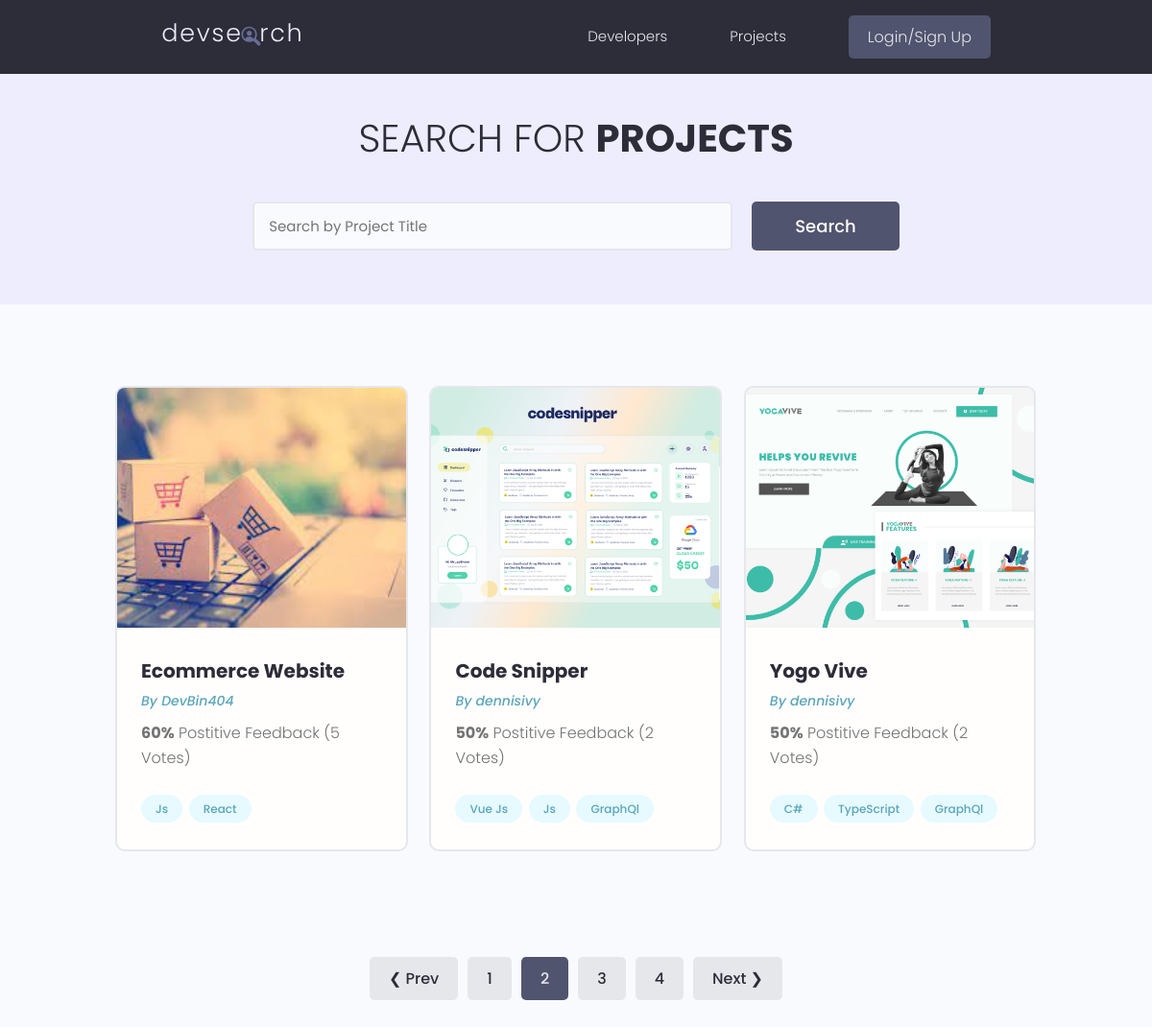
Page /projects/?page=2 on the earlier database version.
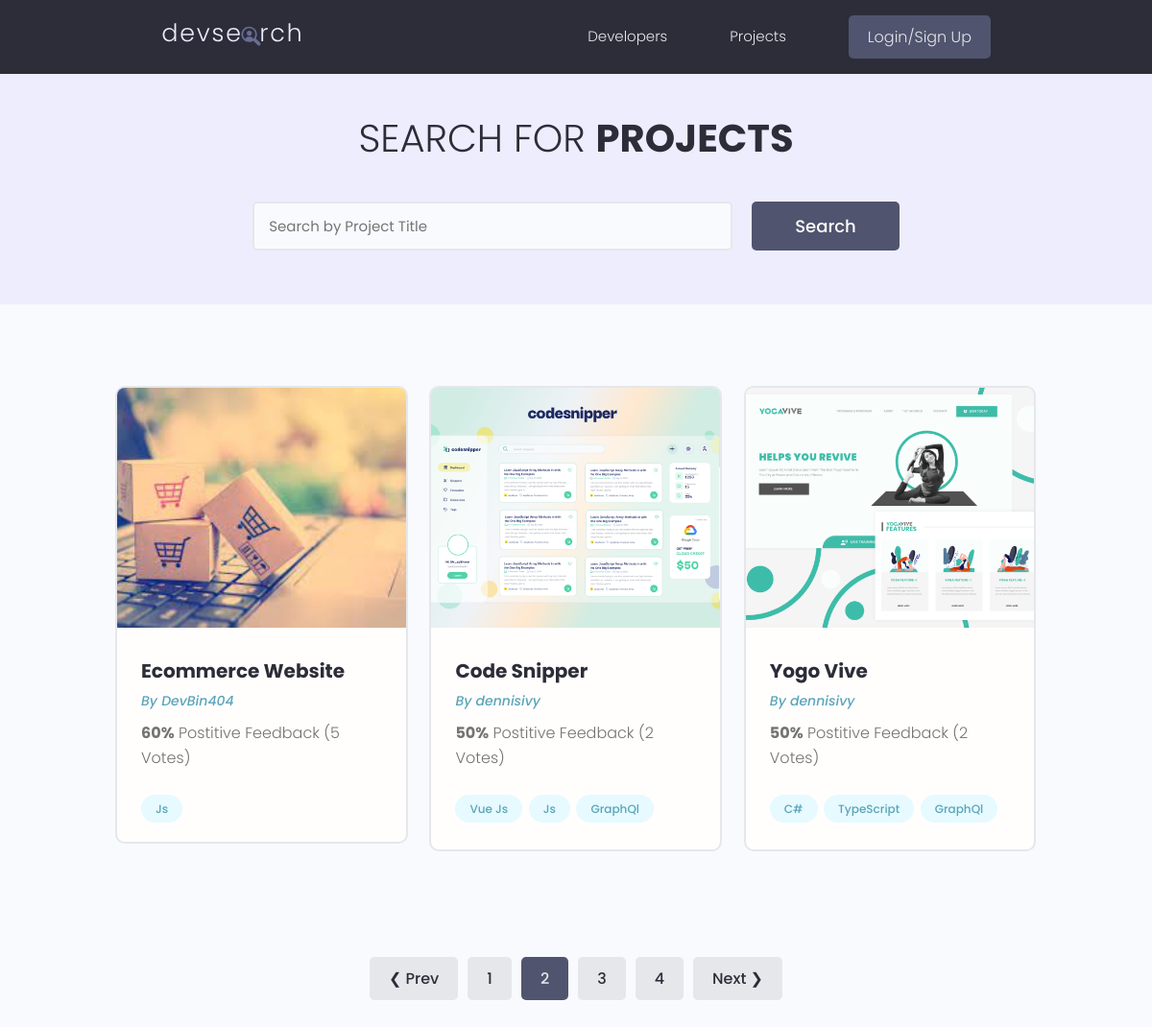
Same page on the later database version.
### projects/models.py (models this page shows, shortened)
class Project(models.Model):
    owner = models.ForeignKey(Profile, blank=True, null=True, on_delete=models.CASCADE)
    title = models.CharField(max_length=200)
    description = models.TextField(null=True, blank=True)
    featured_image = models.ImageField(null=True, blank=True, default='default.jpg')
    demo_link = models.CharField(max_length=2000, null=True, blank=True)
    source_link = models.CharField(max_length=2000, null=True, blank=True)
    created = models.DateTimeField(auto_now_add=True)
    tags = models.ManyToManyField('Tag', blank=True)
    vote_total = models.IntegerField(default=0, null=True, blank=True)
    vote_ratio = models.IntegerField(default=0, null=True, blank=True)
    id = models.UUIDField(default=uuid.uuid4, unique=True,
                          primary_key=True, editable=False)
    class Meta:
        ordering = ['-vote_ratio', '-vote_total']
    @property
    def imageURL(self):
        try:
            url = self.featured_image.url
        except:
            url = ''
        return url

class Tag(models.Model):
    name = models.CharField(max_length=200)
    created = models.DateTimeField(auto_now_add=True)
    id = models.UUIDField(default=uuid.uuid4, unique=True,
                          primary_key=True, editable=False)
    def __str__(self):
        return self.name

### users/models.py (models this page shows, shortened)
class Profile(models.Model):
    user = models.OneToOneField(User, on_delete=models.CASCADE, null=True, blank=True)
    name = models.CharField(max_length=200, null=True, blank=True)
    email = models.EmailField(max_length=200, blank=True, null=True)
    username = models.CharField(max_length=200, null=True, blank=True)
    location = models.CharField(max_length=200, null=True, blank=True)
    short_intro = models.CharField(max_length=200, blank=True, null=True)
    bio = models.TextField(blank=True, null=True)
    profile_image = models.ImageField(null=True, blank=True,
                                      upload_to='profiles/', default='profiles/user-default.png')
    social_github = models.CharField(max_length=200, blank=True, null=True)
    social_twitter = models.CharField(max_length=200, blank=True, null=True)
    social_linkedin = models.CharField(max_length=200, blank=True, null=True)
    social_website = models.CharField(max_length=200, blank=True, null=True)
    created = models.DateTimeField(auto_now_add=True)
    id = models.UUIDField(default=uuid.uuid4, unique=True,
                          primary_key=True, editable=False)
    def __str__(self):
        return str(self.username)
    class Meta:
        ordering = ['profile_image']

### projects/views.py (the view)
# urls.py: path('projects/', views.getProjects),
def projects(request):
    projects, search_query = searchProjects(request)
    projects, custom_range = paginateProjects(request, projects, 3)
    context = {
        'projects': projects,
        'search_query': search_query,
        'custom_range': custom_range,
    }
    return render(request, 'projects/projects.html', context)

### projects/uttils.py (called while the page is built)
def searchProjects(request):
    search_query = ''
    if request.GET.get('search_query'):
        search_query = request.GET.get('search_query')
    tags = Tag.objects.filter(name__icontains=search_query)
    projects = Project.objects.distinct().filter(
        Q(title__icontains=search_query) |
        Q(description__icontains=search_query) |
        Q(owner__username__icontains=search_query) |
        Q(owner__name__icontains=search_query) |
        Q(tags__in=tags)
    )
    return projects, search_query

def paginateProjects(request, projects, results):
    page = request.GET.get('page')
    paginator = Paginator(projects, results)
    try:
        projects = paginator.page(page)
    except PageNotAnInteger:
        page = 1
        projects = paginator.page(page)
    except EmptyPage:
        page = paginator.num_pages
        projects = paginator.page(page)
    leftIndex = (int(page) - 2)
    if leftIndex < 1:
        leftIndex = 1
    rightIndex = (int(page) + 3)
    if rightIndex > paginator.num_pages:
        rightIndex = paginator.num_pages
    custom_range = range(leftIndex, rightIndex + 1)
    return projects, custom_range

### projects/templates/projects/projects.html (shortened to what this page needs)
{% extends 'main.html' %}
{% block content %}
 <main class="projects">
    <section class="hero-section text-center">
      <div class="container container--narrow">
        <div class="hero-section__box">
          <h2>Search for <span>Projects</span></h2>
        </div>
        <div class="hero-section__search">
          <form id="searchForm" class="form" action="{% url 'projects' %}" method="get">
            <div class="form__field">
              <input class="input input--text" id="formInput#search" type="text" name="search_query"
                value="{{search_query}}"  placeholder="Search by Project Title" />
            </div>
            <input class="btn btn--sub btn--lg" type="submit" value="Search" />
          </form>
        </div>
      </div>
    </section>
    <section class="projectsList">
      <div class="container">
        <div class="grid grid--three">
        {% for project in projects %}
          <div class="column">
            <div class="card project">
              <a href="{% url 'project' project.id %}" class="project">
                <img class="project__thumbnail" src="{{ project.imageURL }}" alt="project thumbnail" />
                <div class="card__body">
                  <h3 class="project__title">{{project.title}}</h3>
                  <p><a class="project__author" href="{% url 'user-profile' project.owner.id %}">By {{project.owner}}</a></p>
                  <p class="project--rating">
                    <span style="font-weight: bold;">{{project.vote_ratio}}%</span> Postitive
                    Feedback ({{project.vote_total}} Vote{{project.vote_total|pluralize:'s'}})
                  </p>
                  <div class="project__tags">
                    {% for tag in project.tags.all %}
                    <span class="tag tag--pill tag--main">
                      <small>{{tag}}</small>
                    </span>
                    {% endfor %}
                  </div>
                </div>
              </a>
            </div>
          </div>
        {% endfor %}
        </div>
      </div>
      {% include 'pagination.html' with queryset=projects %}
    </section>
  </main>
{% endblock content %}

Differences in the rows shown:
changed Project "Ecommerce Website": loses Tag (name "React")
